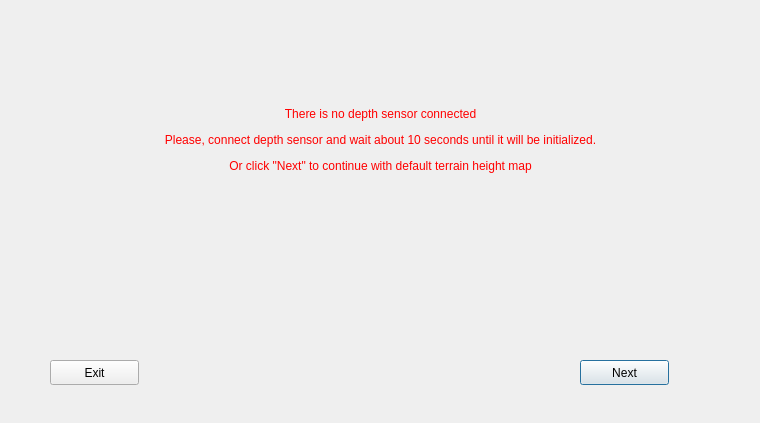
<?xml version="1.0" encoding="UTF-8"?>
<ui version="4.0">
 <class>WaitForSensor</class>
 <widget class="QDialog" name="WaitForSensor">
  <property name="geometry">
   <rect>
    <x>0</x>
    <y>0</y>
    <width>760</width>
    <height>423</height>
   </rect>
  </property>
  <property name="windowTitle">
   <string>Dialog</string>
  </property>
  <widget class="QLabel" name="label">
   <property name="geometry">
    <rect>
     <x>0</x>
     <y>100</y>
     <width>761</width>
     <height>81</height>
    </rect>
   </property>
   <property name="layoutDirection">
    <enum>Qt::LeftToRight</enum>
   </property>
   <property name="text">
    <string>&lt;html&gt;&lt;head/&gt;&lt;body&gt;&lt;p&gt;&lt;span style=&quot; color:#ff0000;&quot;&gt;There is no depth sensor connected&lt;/span&gt;&lt;/p&gt;&lt;p&gt;&lt;span style=&quot; color:#ff0000;&quot;&gt;Please, connect depth sensor and wait about 10 seconds until it will be initialized.&lt;/span&gt;&lt;/p&gt;&lt;p&gt;&lt;span style=&quot; color:#ff0000;&quot;&gt;Or click &amp;quot;Next&amp;quot; to continue with default terrain height map&lt;/span&gt;&lt;/p&gt;&lt;/body&gt;&lt;/html&gt;</string>
   </property>
   <property name="alignment">
    <set>Qt::AlignCenter</set>
   </property>
  </widget>
  <widget class="QPushButton" name="next">
   <property name="geometry">
    <rect>
     <x>580</x>
     <y>360</y>
     <width>89</width>
     <height>25</height>
    </rect>
   </property>
   <property name="text">
    <string>Next</string>
   </property>
  </widget>
  <widget class="QPushButton" name="exit">
   <property name="geometry">
    <rect>
     <x>50</x>
     <y>360</y>
     <width>89</width>
     <height>25</height>
    </rect>
   </property>
   <property name="text">
    <string>Exit</string>
   </property>
  </widget>
  <widget class="QLabel" name="sensorType">
   <property name="geometry">
    <rect>
     <x>250</x>
     <y>230</y>
     <width>261</width>
     <height>20</height>
    </rect>
   </property>
   <property name="text">
    <string/>
   </property>
   <property name="alignment">
    <set>Qt::AlignCenter</set>
   </property>
  </widget>
 </widget>
 <resources/>
 <connections/>
</ui>
